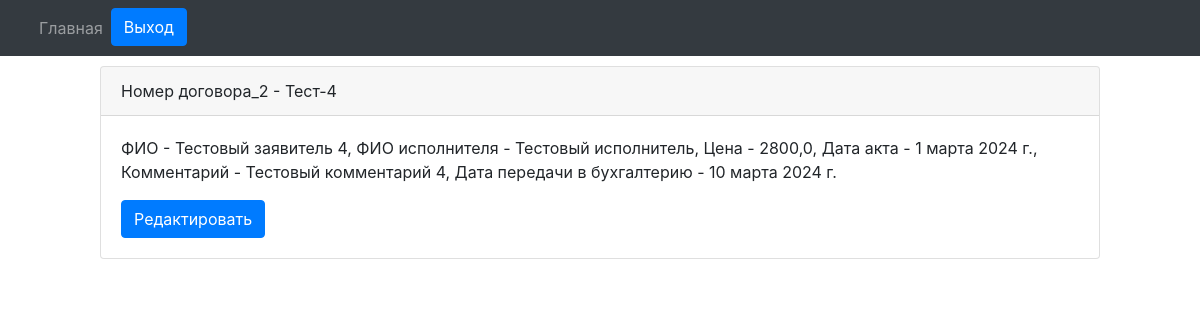
The app's page /paid_departure/filials/orders/order/2/ (signed in), older data.
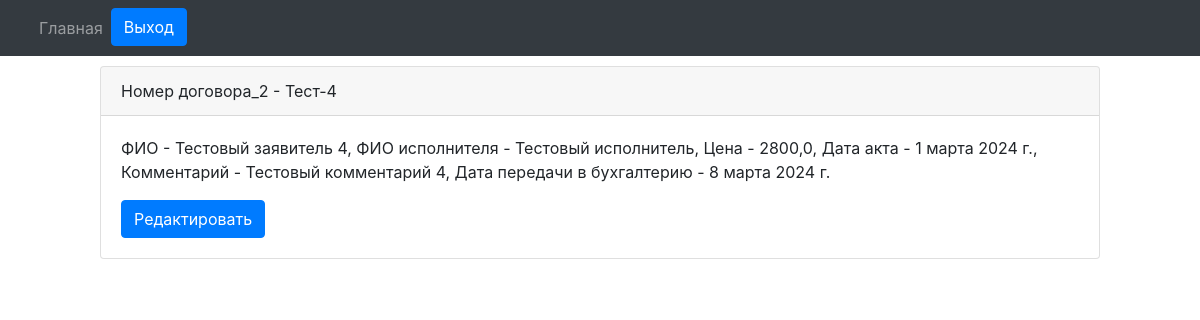
The same page, newer data.
### engine/models.py (models this page shows)
class Reestr_oferts(models.Model):
    number_orders_vozm = models.CharField(max_length=20, blank=False, verbose_name='Номер договора возм.', db_index=True)
    fio = models.CharField(max_length=128, blank=False, verbose_name='ФИО')
    date_orders = models.DateField(auto_now_add=True, verbose_name='Дата договора')
    date_akt = models.DateField(auto_now_add=True, verbose_name='Дата акта')
    exicutor = models.ForeignKey(Exicuters, on_delete=models.PROTECT, verbose_name='Исполнитель')
    filial = models.ForeignKey(Filials, on_delete=models.PROTECT, verbose_name='Филиал')
    price = models.FloatField(max_length=10, verbose_name='Цена')
    date_buhgt = models.DateField(verbose_name='Дата передачи в бухгалтерию')
    comment = models.CharField(max_length=512, verbose_name='Комментарий')

class Exicuters(models.Model):
    fio = models.CharField(max_length=128, blank=False, verbose_name='ФИО исполнителя')
    filial = models.ForeignKey(Filials, on_delete=models.PROTECT, verbose_name='Филиал к котрому привязан исполнитель')
    def __str__(self):
        return self.fio

### engine/views.py (the view)
# urls.py: path('filials/orders/order/<int:id_order>/', get_order, name='get_order'),
@login_required
def get_order(request, id_order):
    if not request.user.has_perm('engine.view_reestr_oferts'):
        queryset = Reestr_oferts.objects.get(pk=id_order)
        filial = str(queryset.filial)
        user_filial = str(request.user.filial)
        if filial == user_filial:
            order = Reestr_oferts.objects.get(pk=id_order)
        else:
            raise PermissionError
    else:
        order = Reestr_oferts.objects.get(pk=id_order)
    context = {
        'order': order
    }
    return render(request, 'orders/order.html', context=context)

### engine/templates/orders/order.html (shortened to what this page needs)
{% extends "orders/base.html" %}
{% block nav %}{% include 'orders/nav.html' %}{% endblock %}
{% block content %}
<div class="card" style="margin: 10px 100px 10px 100px;">
    <div class="card-header">
      Номер договора_2 - {{ order.number_orders_vozm }}
    </div>
    <div class="card-body">
      <p class="card-text">ФИО - {{ order.fio }}, ФИО исполнителя - {{ order.exicutor }}, Цена - {{ order.price }}, Дата акта - {{ order.date_akt }}, Комментарий - {{ order.comment }}, Дата передачи в бухгалтерию - {{ order.date_buhgt }}</p>
      <a href="{% url 'edit_order' order.pk %}" class="btn btn-primary">Редактировать</a>
    </div>
  </div>
{% endblock %}

Row changes from the older to the newer data that the page shows:
changed Reestr_oferts "Тест-4": date_buhgt "10 марта 2024 г." → "8 марта 2024 г."
